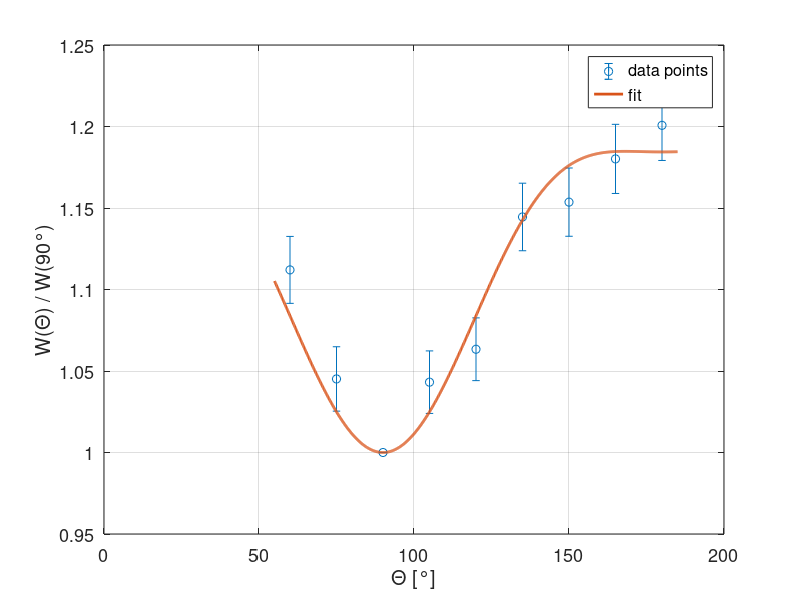

Reproduce this figure in MATLAB.

clear; 

% define data
angle = [180, 165, 150, 135, 120, 105, 90, 75, 60] * pi/180;
N = [3033,2981,2914,2891,2686,2635,2526,2640,2809]
D_N = [36, 35.5, 35.5, 35, 32.5, 33, 34, 35, 35.5]

% compute errors and weights
d_N = D_N./N                    % relative error of N
W = N/N(7);
d_W = sqrt(d_N.^2 + d_N(7)^2);      % relative error of W
D_W = d_W .* W;                 % absolute error of W
D_W(7) = 1e-10;                 % absolute error of W(90) -> small!
weights = 1./D_W.^2;  % weights for least squares

% fit model (already done, maybe redo with errors of angles)
a1 = 0.386;
a2 = -0.2016;
f_fitted = @(x) 1+a1*cos(x*pi/180).^2+a2*cos(x*pi/180).^4;

% analytic function
a1 = 1/8;
a2 = 1/24;
f_analytic = @(x) 1+a1*cos(x*pi/180).^2+a2*cos(x*pi/180).^4;

% plot
x = angle*180/pi;
x2 = linspace(55,185,1000);
y = W;
errorbar(x,y,D_W,'o');
hold on;
plot(x2,f_fitted(x2),'linewidth',2);
% hold on;
% plot(x2, f_analytic(x2), 'linewidth',2);
xlabel('\Theta [°]');
ylabel('W(\Theta) / W(90°)');
legend('data points','fit','theoretical');
set(gca,'fontsize',13);
grid on;
